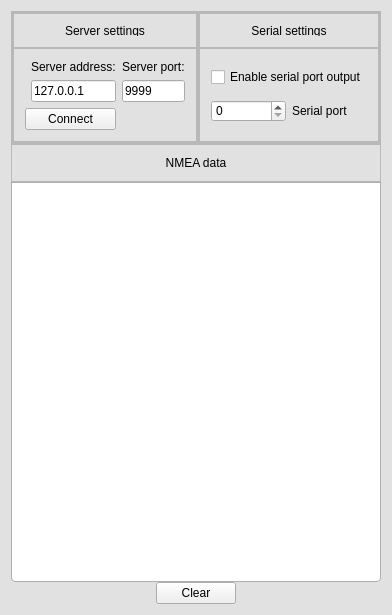
<?xml version="1.0" encoding="UTF-8"?>
<ui version="4.0">
 <class>MainWindow</class>
 <widget class="QMainWindow" name="MainWindow">
  <property name="geometry">
   <rect>
    <x>0</x>
    <y>0</y>
    <width>349</width>
    <height>615</height>
   </rect>
  </property>
  <property name="maximumSize">
   <size>
    <width>16777215</width>
    <height>16777215</height>
   </size>
  </property>
  <property name="windowTitle">
   <string>UpWind::NMEA Lightweight Client</string>
  </property>
  <property name="styleSheet">
   <string notr="true">QFrame.headerFrame {
border: none;
border-top-left-radius: 4px;
border-top-right-radius: 4px;
background: qlineargradient(x1: 0, y1: 0, x2: 0, y2: 1,
stop: 0.01 rgba(120, 120, 120),
stop: 0.05 rgba(150, 150, 150),
stop: 0.5 rgba(120, 120, 120),
stop: 0.52 rgba(80, 80, 80),
stop: 0.9 rgba(50, 50, 50),
stop: 1.0 rgba(50, 50, 50));
}

QFrame.headerFrame QLabel {
border: none;
background: transparent;
font-weight: bold;
color: rgba(225, 225, 225);
}

QFrame.containerFrame { border-top: 1px solid rgba(100, 100, 100);
border-left: 1px solid rgba(100, 100, 100);
border-right: 1px solid rgba(100, 100, 100);
border-bottom: 1px solid rgba(75, 75, 75);
padding: 3px;
background: qlineargradient(x1: 0, y1: 0, x2: 0, y2: 1,
stop: 0.0 rgba(95, 95, 95),
stop: 0.15 rgba(75, 75, 75),
stop: 0.9 rgba(95, 95, 95),
stop: 1.0 rgba(45, 45, 45));
border-top-left-radius: 8px;
border-top-right-radius: 8px;
border-bottom-left-radius: 4px;
border-bottom-right-radius: 4px;
}

QFrame.containerFrame QLabel {
border: none;
background: transparent;
font-weight: bold;
color: rgba(225, 225, 225);
}

QFrame.containerFrame QPushButton {
padding: 4px;
border-radius: 4px;
border: 1px solid rgba(125, 125, 125);
background: qlineargradient(x1:0, y1:0, x2: 0, y2:1,
stop: 0.0 rgba(25, 25, 25),
stop: 0.05 rgba(75, 75, 75),
stop: 0.15 rgba(125, 125, 125),
stop: 0.85 rgba(75, 75, 75),
stop: 1.0 rgba(25, 25, 25));
color: rgba(225, 225, 225);
}

QFrame.containerFrame QPushButton:pressed {
background:qlineargradient(x1:0, y1:0, x2: 0, y2:1,
stop: 0.0 rgba(0, 0, 0),
stop: 0.05 rgba(50, 50, 50),
stop: 0.15 rgba(100, 100, 100),
stop: 0.85 rgba(50, 50, 50),
stop: 1.0 rgba(0, 0, 0));
color: rgba(200, 200, 200);
}

QFrame.containerFrame QPushButton:disabled {
background:qlineargradient(x1:0, y1:0, x2: 0, y2:1,
stop: 0.0 rgba(50, 50, 50),
stop: 0.05 rgba(100, 100, 100),
stop: 0.15 rgba(150, 150, 150),
stop: 0.85 rgba(100, 100, 100),
stop: 1.0 rgba(50, 50, 50));
}

QFrame.contentFrame {
border-top-left-radius: 0px;
border-top-right-radius: 0px;
border-bottom-left-radius: 2px;
border-bottom-right-radius: 2px;
border-right: 1px solid rgba(125, 125, 125);
border-left: 1px solid rgba(125, 125, 125);
background: qlineargradient(x1:0, y1:0, x2:0, y2:1,
stop: 0.0 rgba(125, 125, 125),
stop: 0.02 rgba(200, 200, 200),
stop: 0.98 rgba(200, 200, 200),
stop: 1.0 rgba(125, 125, 125));
}

QFrame.contentFrame QLabel {
color: rgba(35, 35, 35);
font-weight: normal;
background: transparent;
border: none;
}

QFrame.contentFrame QCheckBox {
background: transparent;
border: none;
}

QFrame.contentFrame QPushButton {
border-radius: 4px;
border: 1px solid rgba(75, 75, 75);
background: qlineargradient(x1:0, y1:0, x2: 0, y2:1,
stop: 0.0 rgba(25, 25, 25),
stop: 0.05 rgba(75, 75, 75),
stop: 0.15 rgba(125, 125, 125),
stop: 0.85 rgba(75, 75, 75),
stop: 1.0 rgba(25, 25, 25));
color: rgba(225, 225, 225);
}

QFrame.contentFrame QPushButton:pressed {
background:qlineargradient(x1:0, y1:0, x2: 0, y2:1,
stop: 0.0 rgba(0, 0, 0),
stop: 0.05 rgba(50, 50, 50),
stop: 0.15 rgba(100, 100, 100),
stop: 0.85 rgba(50, 50, 50),
stop: 1.0 rgba(0, 0, 0));
color: rgba(200, 200, 200);
}

QTextEdit {
border: 1px solid rgba(175, 175, 175);
background: rgba(255, 255, 255);
border-top-left-radius: 0px;
border-top-right-radius: 0px;
border-bottom-right-radius: 4px;
border-bottom-left-radius: 4px;
}
</string>
  </property>
  <widget class="QWidget" name="centralWidget">
   <property name="styleSheet">
    <string notr="true">QWidget #centralWidget {
background: rgba(225, 225, 225);
}</string>
   </property>
   <layout class="QGridLayout" name="gridLayout">
    <property name="verticalSpacing">
     <number>0</number>
    </property>
    <item row="3" column="0" colspan="3">
     <widget class="QTextEdit" name="textOutput">
      <property name="minimumSize">
       <size>
        <width>0</width>
        <height>200</height>
       </size>
      </property>
      <property name="readOnly">
       <bool>true</bool>
      </property>
     </widget>
    </item>
    <item row="9" column="0" colspan="3">
     <layout class="QHBoxLayout" name="horizontalLayout">
      <item>
       <spacer name="horizontalSpacer">
        <property name="orientation">
         <enum>Qt::Horizontal</enum>
        </property>
        <property name="sizeHint" stdset="0">
         <size>
          <width>40</width>
          <height>20</height>
         </size>
        </property>
       </spacer>
      </item>
      <item>
       <widget class="QPushButton" name="clearButton">
        <property name="text">
         <string>Clear</string>
        </property>
       </widget>
      </item>
      <item>
       <spacer name="horizontalSpacer_2">
        <property name="orientation">
         <enum>Qt::Horizontal</enum>
        </property>
        <property name="sizeHint" stdset="0">
         <size>
          <width>40</width>
          <height>20</height>
         </size>
        </property>
       </spacer>
      </item>
     </layout>
    </item>
    <item row="2" column="0" colspan="3">
     <widget class="QFrame" name="frame">
      <property name="minimumSize">
       <size>
        <width>0</width>
        <height>35</height>
       </size>
      </property>
      <property name="frameShape">
       <enum>QFrame::StyledPanel</enum>
      </property>
      <property name="frameShadow">
       <enum>QFrame::Raised</enum>
      </property>
      <property name="class" stdset="0">
       <string>headerFrame</string>
      </property>
      <layout class="QHBoxLayout" name="horizontalLayout_2">
       <item>
        <widget class="QLabel" name="label_4">
         <property name="text">
          <string>NMEA data</string>
         </property>
         <property name="alignment">
          <set>Qt::AlignCenter</set>
         </property>
        </widget>
       </item>
      </layout>
     </widget>
    </item>
    <item row="0" column="0" colspan="3">
     <widget class="QFrame" name="frame_2">
      <property name="sizePolicy">
       <sizepolicy hsizetype="Preferred" vsizetype="Preferred">
        <horstretch>0</horstretch>
        <verstretch>0</verstretch>
       </sizepolicy>
      </property>
      <property name="minimumSize">
       <size>
        <width>0</width>
        <height>120</height>
       </size>
      </property>
      <property name="maximumSize">
       <size>
        <width>16777215</width>
        <height>16777215</height>
       </size>
      </property>
      <property name="layoutDirection">
       <enum>Qt::LeftToRight</enum>
      </property>
      <property name="frameShape">
       <enum>QFrame::StyledPanel</enum>
      </property>
      <property name="frameShadow">
       <enum>QFrame::Raised</enum>
      </property>
      <layout class="QHBoxLayout" name="horizontalLayout_3">
       <property name="spacing">
        <number>0</number>
       </property>
       <property name="margin">
        <number>0</number>
       </property>
       <item>
        <widget class="QFrame" name="frame_3">
         <property name="sizePolicy">
          <sizepolicy hsizetype="Expanding" vsizetype="Preferred">
           <horstretch>0</horstretch>
           <verstretch>0</verstretch>
          </sizepolicy>
         </property>
         <property name="frameShape">
          <enum>QFrame::StyledPanel</enum>
         </property>
         <property name="frameShadow">
          <enum>QFrame::Raised</enum>
         </property>
         <layout class="QVBoxLayout" name="verticalLayout">
          <property name="spacing">
           <number>0</number>
          </property>
          <property name="margin">
           <number>0</number>
          </property>
          <item>
           <widget class="QFrame" name="serverHeader">
            <property name="minimumSize">
             <size>
              <width>0</width>
              <height>35</height>
             </size>
            </property>
            <property name="maximumSize">
             <size>
              <width>16777215</width>
              <height>35</height>
             </size>
            </property>
            <property name="sizeIncrement">
             <size>
              <width>0</width>
              <height>0</height>
             </size>
            </property>
            <property name="frameShape">
             <enum>QFrame::StyledPanel</enum>
            </property>
            <property name="frameShadow">
             <enum>QFrame::Raised</enum>
            </property>
            <property name="class" stdset="0">
             <string>headerFrame</string>
            </property>
            <layout class="QHBoxLayout" name="horizontalLayout_4">
             <item>
              <widget class="QLabel" name="label_5">
               <property name="text">
                <string>Server settings</string>
               </property>
               <property name="alignment">
                <set>Qt::AlignCenter</set>
               </property>
              </widget>
             </item>
            </layout>
           </widget>
          </item>
          <item>
           <widget class="QFrame" name="frame_5">
            <property name="minimumSize">
             <size>
              <width>0</width>
              <height>0</height>
             </size>
            </property>
            <property name="frameShape">
             <enum>QFrame::StyledPanel</enum>
            </property>
            <property name="frameShadow">
             <enum>QFrame::Raised</enum>
            </property>
            <property name="class" stdset="0">
             <string>contentFrame</string>
            </property>
            <layout class="QGridLayout" name="gridLayout_4">
             <item row="2" column="1">
              <widget class="QLineEdit" name="ipEdit">
               <property name="text">
                <string>127.0.0.1</string>
               </property>
              </widget>
             </item>
             <item row="2" column="2">
              <widget class="QLineEdit" name="portEdit">
               <property name="text">
                <string>9999</string>
               </property>
              </widget>
             </item>
             <item row="1" column="1">
              <widget class="QLabel" name="label">
               <property name="text">
                <string>Server address:</string>
               </property>
              </widget>
             </item>
             <item row="1" column="2">
              <widget class="QLabel" name="label_2">
               <property name="text">
                <string>Server port:</string>
               </property>
              </widget>
             </item>
             <item row="3" column="0" colspan="2">
              <widget class="QPushButton" name="connectBtn">
               <property name="minimumSize">
                <size>
                 <width>60</width>
                 <height>0</height>
                </size>
               </property>
               <property name="text">
                <string>Connect</string>
               </property>
              </widget>
             </item>
            </layout>
           </widget>
          </item>
         </layout>
        </widget>
       </item>
       <item>
        <widget class="QFrame" name="frame_4">
         <property name="sizePolicy">
          <sizepolicy hsizetype="Expanding" vsizetype="Preferred">
           <horstretch>0</horstretch>
           <verstretch>0</verstretch>
          </sizepolicy>
         </property>
         <property name="frameShape">
          <enum>QFrame::StyledPanel</enum>
         </property>
         <property name="frameShadow">
          <enum>QFrame::Raised</enum>
         </property>
         <layout class="QVBoxLayout" name="verticalLayout_2">
          <property name="spacing">
           <number>0</number>
          </property>
          <property name="margin">
           <number>0</number>
          </property>
          <item>
           <widget class="QFrame" name="serverHeader_2">
            <property name="minimumSize">
             <size>
              <width>0</width>
              <height>35</height>
             </size>
            </property>
            <property name="maximumSize">
             <size>
              <width>16777215</width>
              <height>35</height>
             </size>
            </property>
            <property name="sizeIncrement">
             <size>
              <width>0</width>
              <height>0</height>
             </size>
            </property>
            <property name="frameShape">
             <enum>QFrame::StyledPanel</enum>
            </property>
            <property name="frameShadow">
             <enum>QFrame::Raised</enum>
            </property>
            <property name="class" stdset="0">
             <string>headerFrame</string>
            </property>
            <layout class="QHBoxLayout" name="horizontalLayout_5">
             <item>
              <widget class="QLabel" name="label_6">
               <property name="text">
                <string>Serial settings</string>
               </property>
               <property name="alignment">
                <set>Qt::AlignCenter</set>
               </property>
              </widget>
             </item>
            </layout>
           </widget>
          </item>
          <item>
           <widget class="QFrame" name="frame_6">
            <property name="frameShape">
             <enum>QFrame::StyledPanel</enum>
            </property>
            <property name="frameShadow">
             <enum>QFrame::Raised</enum>
            </property>
            <property name="class" stdset="0">
             <string>contentFrame</string>
            </property>
            <layout class="QGridLayout" name="gridLayout_3">
             <item row="0" column="0" colspan="2">
              <widget class="QCheckBox" name="serialCheckBox">
               <property name="text">
                <string>Enable serial port output</string>
               </property>
              </widget>
             </item>
             <item row="1" column="0">
              <widget class="QSpinBox" name="serialSpinBox">
               <property name="maximum">
                <number>99</number>
               </property>
              </widget>
             </item>
             <item row="1" column="1">
              <widget class="QLabel" name="label_3">
               <property name="text">
                <string>Serial port</string>
               </property>
              </widget>
             </item>
            </layout>
           </widget>
          </item>
         </layout>
        </widget>
       </item>
      </layout>
     </widget>
    </item>
   </layout>
  </widget>
 </widget>
 <layoutdefault spacing="6" margin="11"/>
 <resources/>
 <connections>
  <connection>
   <sender>connectBtn</sender>
   <signal>clicked()</signal>
   <receiver>MainWindow</receiver>
   <slot>makeConnection()</slot>
   <hints>
    <hint type="sourcelabel">
     <x>296</x>
     <y>62</y>
    </hint>
    <hint type="destinationlabel">
     <x>344</x>
     <y>63</y>
    </hint>
   </hints>
  </connection>
 </connections>
 <slots>
  <slot>makeConnection()</slot>
 </slots>
</ui>
